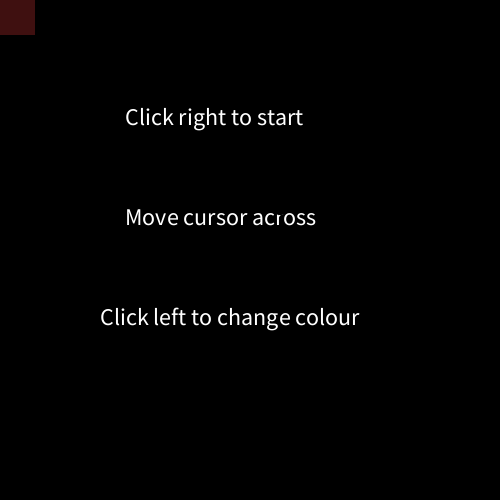
Frame 1 (no input)
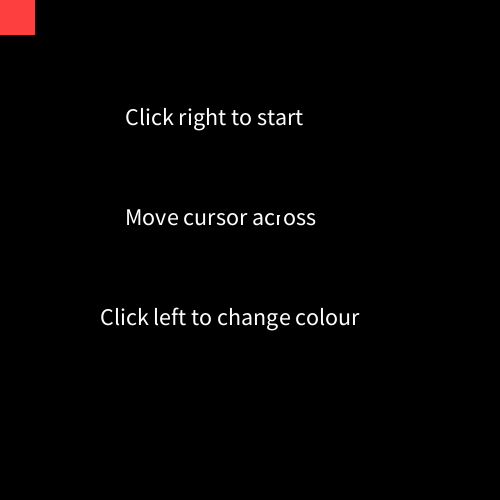
Frame 60 (the mouse pressed at the canvas centre just before this capture)
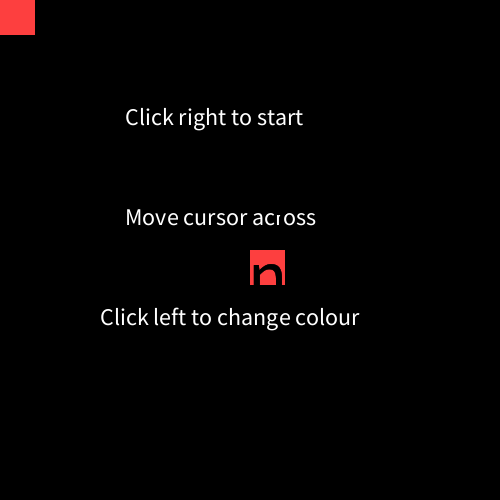
Frame 120 (the mouse held since frame 60 and released just before this capture)

The Processing sketch that drew these frames (run headless with seeded random() and noise(); from frame 60 on, the mouse is pressed at the canvas centre):

// Processing sketch: processing_129050
// ── processing_129050.pde

/* A sketch which draws a row of squares to
reveal a message written in background colour. 
Right click to redraw background; left click to 
change the colour of the drawing; x and y of mouse are 
turned around, making it more complex to figure out how to draw */

int a; // this variable controls the hue 

void setup ()
{
  size (500, 500);
  background (0);
  noStroke ();
  a = 0;
  textSize (24); // text on the start window
  fill (255);
  text ("Move cursor across", 125, 225);
 text ("Click left to change colour", 100, 325); 
 text ("Click right to start", 125, 125);
  }

void draw ()
{
  if (mousePressed && (mouseButton == LEFT)) 
  {
      a++;
  }
   colorMode (HSB, 100); 
   fill (a, 75, 100, 25); 
 rect (mouseY, mouseX, 35, 35);
  if (a == 100)
  {
    a = 0;
  }
  textSize (72); // text to be revealed
  fill (0);
  text ("Find", 200, 100);
  text ("beauty", 100, 200); 
  text ("in", 230, 300);
  text ("chaos", 100, 400);
  if (mousePressed && (mouseButton == RIGHT))
  {
    background (0);
  }
  }

  
